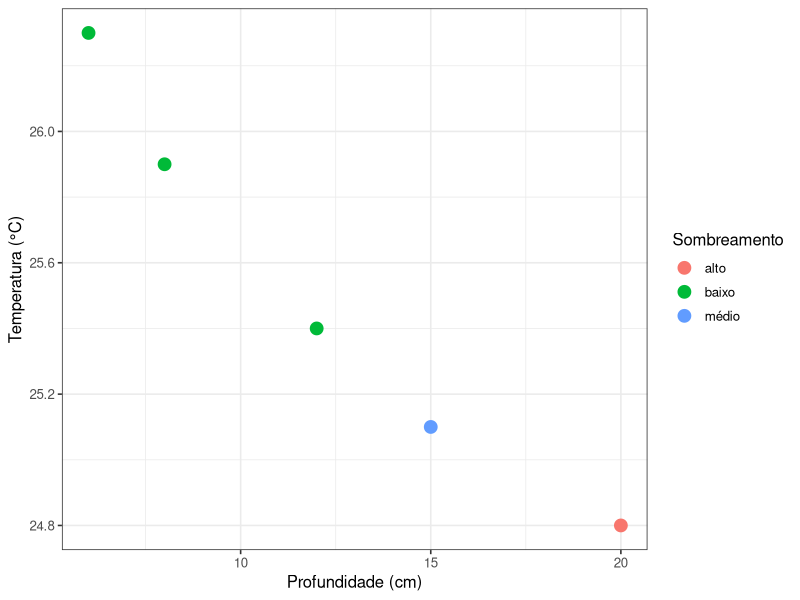
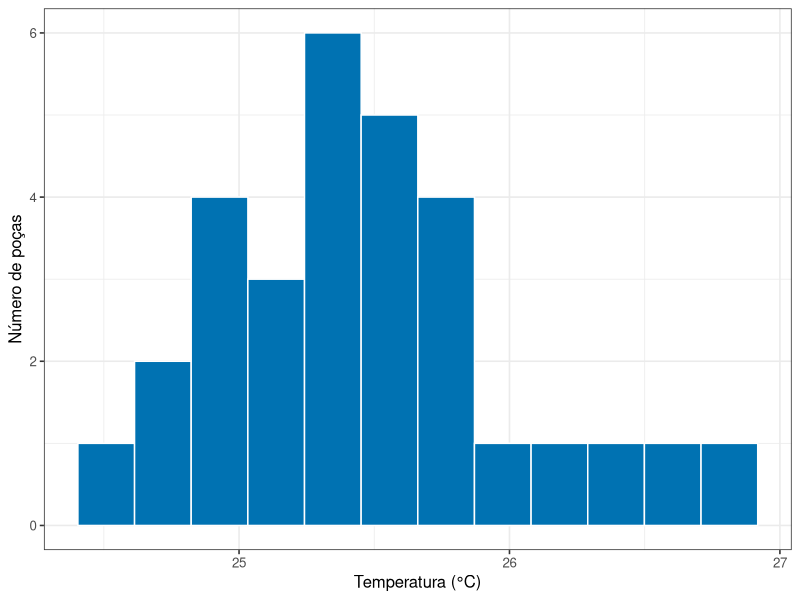

The R script that drew these images, in order:
## ---- chunk 1
library(tidyverse)
theme_set(theme_bw(base_size = 12))
## ---- chunk 2
temperatura <- c(25.4, 25.9, 24.8, 26.3, 25.1)
temperatura
## ---- chunk 3
length(temperatura)
mean(temperatura)
sd(temperatura)
## ---- chunk 4
pocas <- tibble(
  poca = 1:5,
  temperatura = c(25.4, 25.9, 24.8, 26.3, 25.1),
  profundidade = c(12, 8, 20, 6, 15),
  sombreamento = c("baixo", "baixo", "alto", "baixo", "médio")
)

pocas
## ---- chunk 5
glimpse(pocas)
## ---- chunk 6
pocas |> filter(profundidade > 10)
## ---- chunk 7
pocas |> select(poca, temperatura)
## ---- chunk 8
pocas |> mutate(diferenca = temperatura - mean(temperatura))
## ---- chunk 9
pocas |>
  group_by(sombreamento) |>
  summarise(
    n = n(),
    media = mean(temperatura),
    desvio = sd(temperatura)
  )
## ---- chunk 10
#| label: fig-medicoes-dispersao
#| fig-cap: "Temperatura em função da profundidade nas cinco poças, com o sombreamento indicado pela cor."
#| fig-height: 3.4

ggplot(pocas, aes(x = profundidade, y = temperatura, colour = sombreamento)) +
  geom_point(size = 4) +
  labs(x = "Profundidade (cm)", y = "Temperatura (°C)", colour = "Sombreamento")
## ---- chunk 11
rnorm(5, mean = 25.5, sd = 0.6)
## ---- chunk 12
#| label: fig-medicoes-histograma
#| fig-cap: "Distribuição da temperatura em trinta poças simuladas com média 25,5 °C e desvio-padrão 0,6 °C."
#| fig-height: 3.2

simuladas <- tibble(
  poca = 1:30,
  temperatura = rnorm(30, mean = 25.5, sd = 0.6)
)

ggplot(simuladas, aes(x = temperatura)) +
  geom_histogram(bins = 12, fill = "#0072B2", colour = "white") +
  labs(x = "Temperatura (°C)", y = "Número de poças")
## ---- chunk 13
simuladas |>
  summarise(
    media = mean(temperatura),
    desvio = sd(temperatura)
  )
## ---- chunk 14
amostra_a <- rnorm(30, mean = 25.5, sd = 0.6)
amostra_b <- rnorm(30, mean = 25.5, sd = 0.6)

media_a <- mean(amostra_a)
media_b <- mean(amostra_b)

c(media_a, media_b)
## ---- chunk 15
#| echo: false
dif_txt <- formatC(abs(media_a - media_b), format = "f", digits = 2, decimal.mark = ",")
